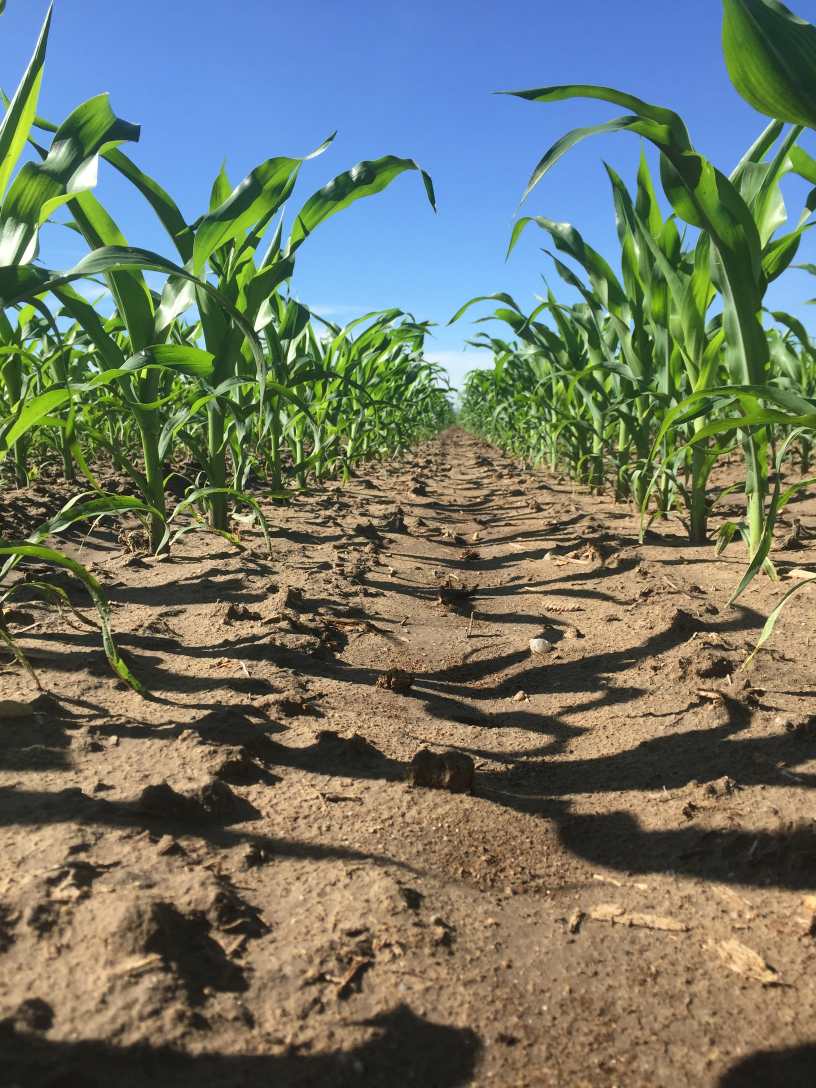
#> input picture image_processing/b.JPG, 2448 x 3264 px, given in place of 1.jpg, which was not available (shown at 1/3 size)
$ python detecting_brown.py
#> lines starting #> are read from the running program, lines starting #| are printed output that depends on the picture; after the words box and inside, x2 and y2 are one past the last pixel; in counts of white or black regions, pixels touching at a corner belong together; pictures that were not available may be replaced by others from this repository, and a replacement may not be noted
import cv2
import numpy as np
import matplotlib.pyplot as plt

def nothing(x):
    pass
#cap = cv2.VideoCapture(0)
cv2.namedWindow("Trackbars")
cv2.createTrackbar("L - H", "Trackbars", 37, 255, nothing)
cv2.createTrackbar("L - S", "Trackbars", 56, 255, nothing)
cv2.createTrackbar("L - V", "Trackbars", 53, 255, nothing)
cv2.createTrackbar("U - H", "Trackbars", 79, 255, nothing)
cv2.createTrackbar("U - S", "Trackbars", 255, 255, nothing)
cv2.createTrackbar("U - V", "Trackbars", 255, 255, nothing)

cv2.createTrackbar("w", "Trackbars", 5, 630, nothing)

while True:
    #_, frame = cap.read()
    img = cv2.imread('1.jpg')
#> img is the input picture: shape (3264, 2448, 3); mean B, G, R 106.5, 119.8, 113.1
    frame = cv2.resize(img, (640, 420), interpolation = cv2.INTER_AREA)
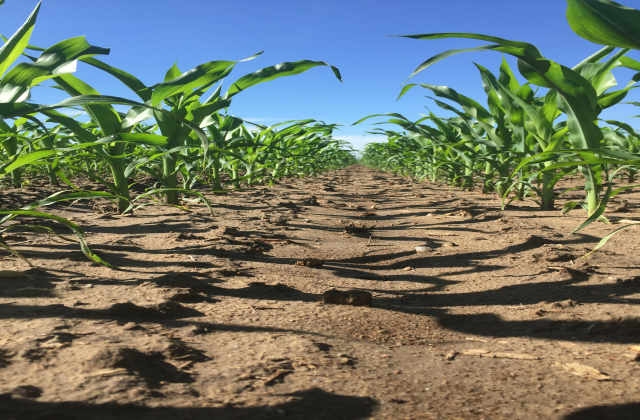
#> frame: shape (420, 640, 3); mean B, G, R 106.5, 119.8, 113.1

    h = frame.shape[0]
#> h = 420
    w = frame.shape[1]
#> w = 640

    hsv = cv2.cvtColor(frame, cv2.COLOR_BGR2HSV)
#> hsv: shape (420, 640, 3); mean H, S, V 44.2, 103, 144.5
    l_h = cv2.getTrackbarPos("L - H", "Trackbars")
    l_s = cv2.getTrackbarPos("L - S", "Trackbars")
    l_v = cv2.getTrackbarPos("L - V", "Trackbars")
    u_h = cv2.getTrackbarPos("U - H", "Trackbars")
    u_s = cv2.getTrackbarPos("U - S", "Trackbars")
    u_v = cv2.getTrackbarPos("U - V", "Trackbars")
    w = cv2.getTrackbarPos("w", "Trackbars")
    lower_blue = np.array([l_h, l_s, l_v])
    upper_blue = np.array([u_h, u_s, u_v])
    mask = cv2.inRange(hsv, lower_blue, upper_blue)
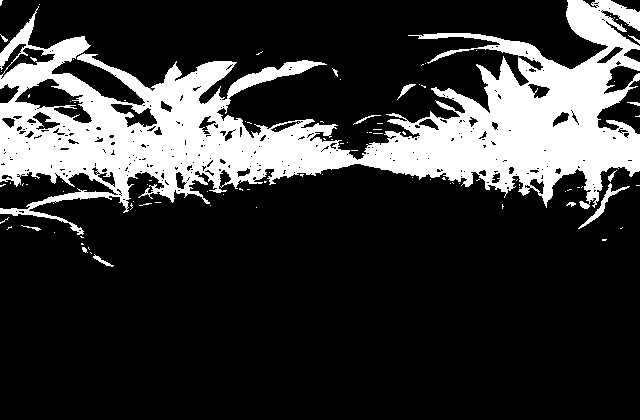
#> mask: shape (420, 640); 21.3% white; 99 white regions (86 under 20 px), largest, box (x1, y1, x2, y2) and area: (0, 0, 640, 235) 56194, (578, 183, 630, 229) 295, (397, 84, 416, 100) 80
    result = cv2.bitwise_and(frame, frame, mask=mask)
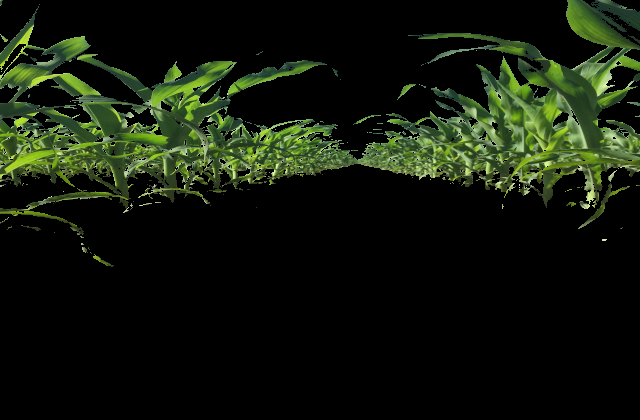
#> result: shape (420, 640, 3); mean B, G, R 11.7, 24.6, 17.9

    BrownArea = cv2.inRange(img, (0,0,26), (21,255,255))
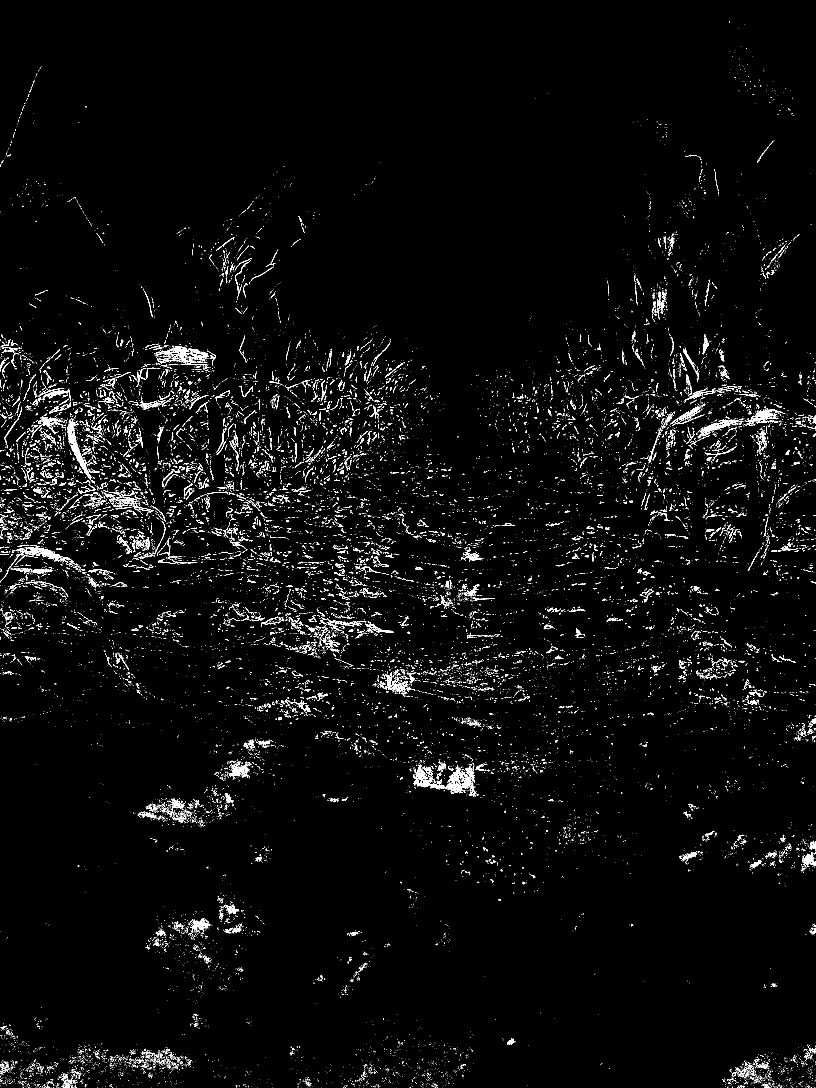
#> BrownArea: shape (3264, 2448) (shown at 1/3 size); 2.3% white in thin lines or dots
    kernel = np.ones((3,3), np.uint8)
    BrownArea = cv2.erode(BrownArea, kernel, iterations=5)
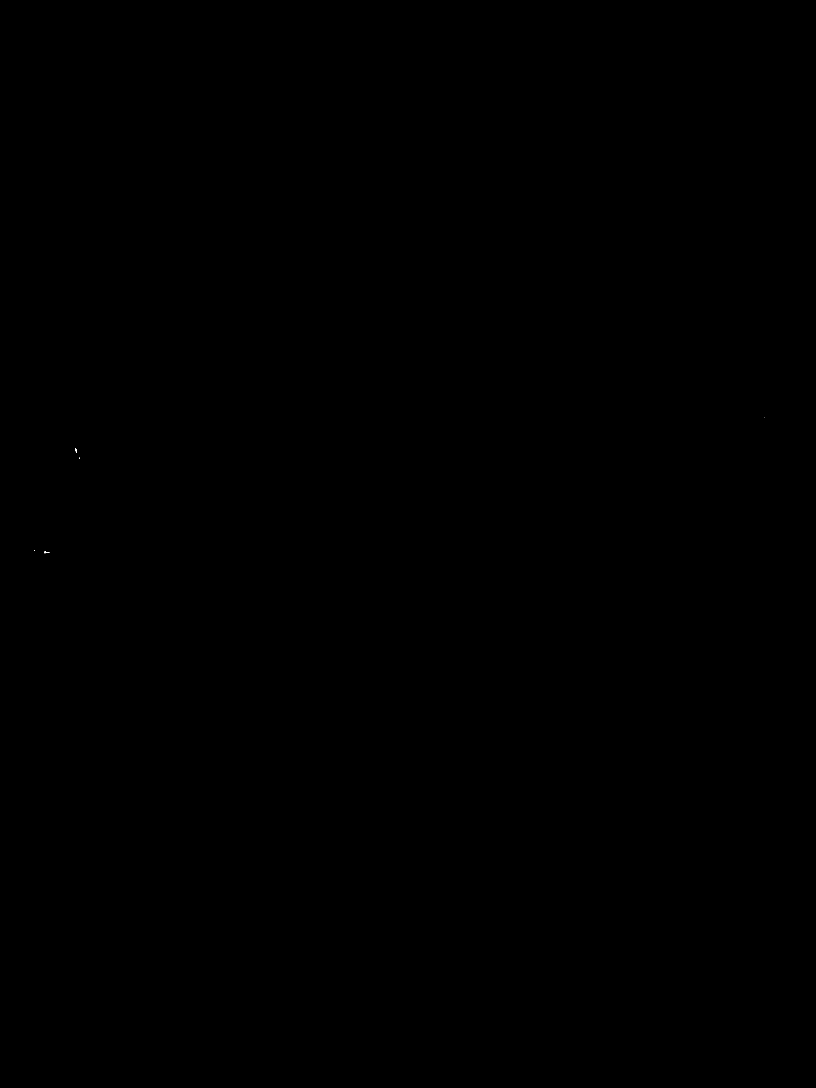
#> BrownArea: shape (3264, 2448) (shown at 1/3 size); 0% white; 5 white regions (3 under 20 px), largest, box (x1, y1, x2, y2) and area: (134, 1654, 149, 1660) 43, (226, 1344, 231, 1358) 36
    BrownArea = cv2.dilate(BrownArea, kernel, iterations=9)
#> BrownArea: shape (3264, 2448); 0.03% white; 4 white regions
    contours_brown, hierarchy_brown = cv2.findContours(BrownArea.copy(),cv2.RETR_TREE,cv2.CHAIN_APPROX_SIMPLE)
#> contours_brown = 4 contours; box (x1, y1, x2, y2) and area: (217, 1335, 247, 1386) 1014, (125, 1645, 158, 1669) 691, (94, 1642, 114, 1662) 360, (2284, 1242, 2303, 1261) 324
    #print("number of contours: ",len(contours_brown))
    ret,thresh = cv2.threshold(frame,127,255,0)
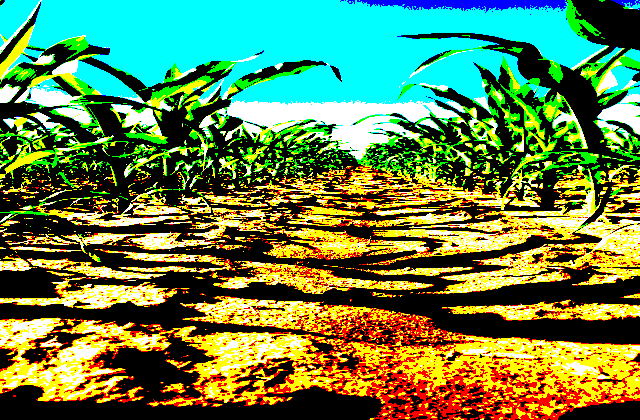
#> thresh: shape (420, 640, 3); mean B, G, R 74.8, 132.8, 99.6
    contours,hierarchy = cv2.findContours(BrownArea.copy(),cv2.RETR_TREE,cv2.CHAIN_APPROX_SIMPLE)
#> contours has the same summary as contours_brown

    noGreensL = 0
    noGreensR = 0
    """
    for i in range(100,450):
        if mask[180,i] == 255:
            for j in range(180):
                if mask[180,(i+j)] == 0:
                    noGreensL += 1
                    print("mask ",mask[180,(i+j)])
            if noGreensL > 110:
                cv2.line(frame,(i,180),(i,280),(0,0,255),2)
                break

    for i in range(250,640):
        if mask[180,i] == 255:
            for j in range(i-120,i):
                if mask[180,j] == 0:
                    noGreensR += 1
            if noGreensR > 110:
                cv2.line(frame,(i,180),(i,280),(0,0,255),2)
                break
    """


    cv2.line(frame,(w,5),(w,300),(0,0,255),2)
    cv2.line(frame,(150,180),(500,180),(0,0,255),2)
    cv2.line(frame,(320,170),(320,420),(0,0,255),2)
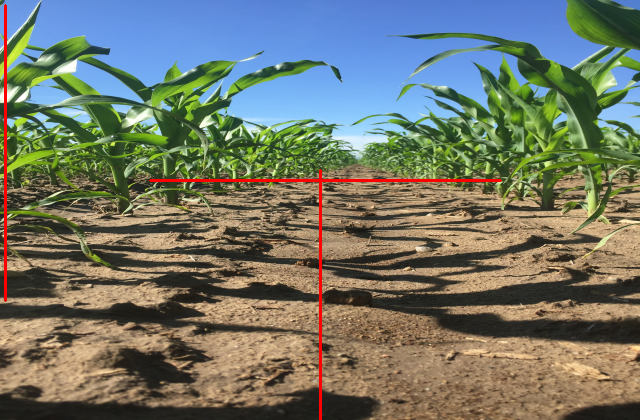
#> frame: shape (420, 640, 3); mean B, G, R 105.7, 118.7, 114.5
    #print("cnt num: ", len(contours))

    #print(leftPoints)
    #cv2.line(frame, (200,200), (320, 419), (0,0,255), 5)
    cv2.imshow("frame", frame)
    cv2.imshow("mask", mask)
    cv2.imshow("result", result)
    key = cv2.waitKey(1)
#> (key Esc is pressed here)
    if key == 27:
        break
#cap.release()
cv2.destroyAllWindows()
